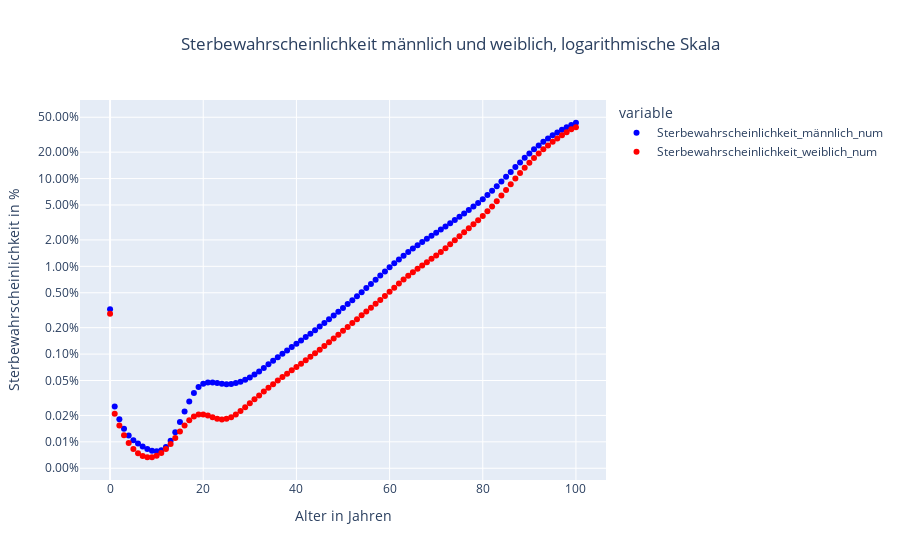

Notebook code cell kept with this figure:
### Markdown cell above
### beide Geschlechter, logarithmische Skala

### Code cell
# Daten der y-Achse mit 100 multiplizieren und als Prozent formatieren
# Numerische Werte für den Plot
df['Sterbewahrscheinlichkeit_männlich_num'] = df['Sterbewahrscheinlichkeit [q(x)] männlich Ziffer']
df['Sterbewahrscheinlichkeit_weiblich_num'] = df['Sterbewahrscheinlichkeit [q(x)] weiblich Ziffer']

# Formatierte Werte für die Anzeige
df['Sterbewahrscheinlichkeit_männlich'] = df['Sterbewahrscheinlichkeit_männlich_num'].map('{:.2f}%'.format)
df['Sterbewahrscheinlichkeit_weiblich'] = df['Sterbewahrscheinlichkeit_weiblich_num'].map('{:.2f}%'.format)

# Plot erstellen
fig = px.scatter(df,
                 x='Alter in Jahren',
                 y=['Sterbewahrscheinlichkeit_männlich_num', 'Sterbewahrscheinlichkeit_weiblich_num'],
                 title='Sterbewahrscheinlichkeit männlich und weiblich, logarithmische Skala',
                 color_discrete_map={'Sterbewahrscheinlichkeit_männlich_num': 'blue', 'Sterbewahrscheinlichkeit_weiblich_num': 'red'},
                 log_y=True  # Hier wird die logarithmische Skala aktiviert
)

fig.update_layout(
    title_x=0.5,
    xaxis_title="Alter in Jahren",
    yaxis_title="Sterbewahrscheinlichkeit in %",
    yaxis_tickformat='.2%'
)

fig.show()

### Figure 1 — Plotly figure (JSON) as saved in the notebook; plotly's stock layout.template omitted (floating-point values rounded to 4 significant figures)
{"data": [{"hovertemplate": "variable=Sterbewahrscheinlichkeit_männlich_num<br>Alter in Jahren=%{x}<br>value=%{y}<extra></extra>", "legendgroup": "Sterbewahrscheinlichkeit_männlich_num", "marker": {"color": "blue", "symbol": "circle"}, "mode": "markers", "name": "Sterbewahrscheinlichkeit_männlich_num", "orientation": "v", "showlegend": true, "type": "scatter", "x": [0, 1, 2, 3, 4, 5, 6, 7, 8, 9, 10, 11, 12, 13, 14, 15, 16, 17, 18, 19, 20, 21, 22, 23, 24, 25, 26, 27, 28, 29, 30, 31, 32, 33, 34, 35, 36, 37, 38, 39, 40, 41, 42, 43, 44, 45, 46, 47, 48, 49, 50, 51, 52, 53, 54, 55, 56, 57, 58, 59, 60, 61, 62, 63, 64, 65, 66, 67, 68, 69, 70, 71, 72, 73, 74, 75, 76, 77, 78, 79, 80, 81, 82, 83, 84, 85, 86, 87, 88, 89, 90, 91, 92, 93, 94, 95, 96, 97, 98, 99, 100], "xaxis": "x", "y": [0.003253, 0.0002535, 0.000181, 0.0001413, 0.0001184, 0.0001045, 9.552e-05, 8.873e-05, 8.303e-05, 7.914e-05, 7.787e-05, 8.018e-05, 8.755e-05, 0.0001027, 0.0001287, 0.0001679, 0.0002219, 0.0002889, 0.0003607, 0.0004209, 0.0004591, 0.0004757, 0.000476, 0.0004674, 0.0004579, 0.0004541, 0.0004573, 0.0004674, 0.0004845, 0.0005091, 0.0005419, 0.0005838, 0.0006349, 0.000695, 0.0007637, 0.00084, 0.0009222, 0.001009, 0.001102, 0.001202, 0.00131, 0.001429, 0.001561, 0.001708, 0.001874, 0.002058, 0.002264, 0.002493, 0.002749, 0.003034, 0.003353, 0.003711, 0.004114, 0.004568, 0.005082, 0.005661, 0.006311, 0.007038, 0.007848, 0.008745, 0.009733, 0.01081, 0.01198, 0.01324, 0.01458, 0.01598, 0.01744, 0.01898, 0.0206, 0.02234, 0.02421, 0.02624, 0.02848, 0.03094, 0.03365, 0.03666, 0.04001, 0.04374, 0.04795, 0.05277, 0.05833, 0.06484, 0.07254, 0.08168, 0.09241, 0.1049, 0.1191, 0.1351, 0.1529, 0.1722, 0.1931, 0.2153, 0.2385, 0.2625, 0.2868, 0.3113, 0.3358, 0.3603, 0.3847, 0.4089, 0.4328], "yaxis": "y"}, {"hovertemplate": "variable=Sterbewahrscheinlichkeit_weiblich_num<br>Alter in Jahren=%{x}<br>value=%{y}<extra></extra>", "legendgroup": "Sterbewahrscheinlichkeit_weiblich_num", "marker": {"color": "red", "symbol": "circle"}, "mode": "markers", "name": "Sterbewahrscheinlichkeit_weiblich_num", "orientation": "v", "showlegend": true, "type": "scatter", "x": [0, 1, 2, 3, 4, 5, 6, 7, 8, 9, 10, 11, 12, 13, 14, 15, 16, 17, 18, 19, 20, 21, 22, 23, 24, 25, 26, 27, 28, 29, 30, 31, 32, 33, 34, 35, 36, 37, 38, 39, 40, 41, 42, 43, 44, 45, 46, 47, 48, 49, 50, 51, 52, 53, 54, 55, 56, 57, 58, 59, 60, 61, 62, 63, 64, 65, 66, 67, 68, 69, 70, 71, 72, 73, 74, 75, 76, 77, 78, 79, 80, 81, 82, 83, 84, 85, 86, 87, 88, 89, 90, 91, 92, 93, 94, 95, 96, 97, 98, 99, 100], "xaxis": "x", "y": [0.00289, 0.0002086, 0.0001535, 0.0001191, 9.721e-05, 8.312e-05, 7.425e-05, 6.907e-05, 6.674e-05, 6.689e-05, 6.944e-05, 7.457e-05, 8.272e-05, 9.465e-05, 0.0001108, 0.0001309, 0.0001535, 0.0001761, 0.0001946, 0.0002044, 0.0002048, 0.0001992, 0.0001911, 0.0001838, 0.0001802, 0.0001827, 0.0001911, 0.000205, 0.000224, 0.0002475, 0.0002748, 0.000305, 0.0003379, 0.0003738, 0.0004125, 0.0004543, 0.0004989, 0.0005465, 0.0005976, 0.0006527, 0.0007126, 0.0007784, 0.0008511, 0.0009319, 0.001022, 0.001123, 0.001235, 0.001362, 0.001504, 0.001664, 0.001842, 0.00204, 0.002259, 0.002501, 0.002766, 0.003057, 0.003381, 0.003741, 0.004146, 0.004605, 0.005126, 0.00571, 0.006356, 0.007058, 0.007806, 0.008588, 0.009397, 0.01025, 0.01116, 0.01217, 0.0133, 0.0146, 0.0161, 0.01783, 0.01978, 0.02197, 0.02442, 0.02711, 0.03013, 0.03357, 0.03759, 0.04237, 0.04819, 0.05532, 0.06396, 0.07425, 0.08632, 0.1002, 0.1158, 0.133, 0.1517, 0.1719, 0.1933, 0.2157, 0.2389, 0.2627, 0.2871, 0.3122, 0.3379, 0.3645, 0.3857], "yaxis": "y"}], "layout": {"legend": {"title": {"text": "variable"}, "tracegroupgap": 0}, "title": {"text": "Sterbewahrscheinlichkeit männlich und weiblich, logarithmische Skala", "x": 0.5}, "xaxis": {"anchor": "y", "domain": [0, 1], "title": {"text": "Alter in Jahren"}}, "yaxis": {"anchor": "x", "domain": [0, 1], "tickformat": ".2%", "title": {"text": "Sterbewahrscheinlichkeit in %"}, "type": "log"}}}
